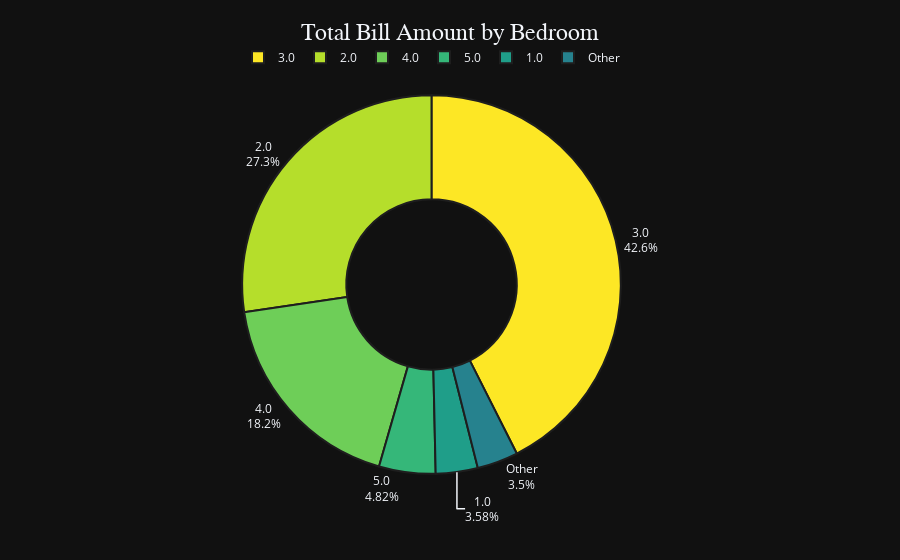

Here is the notebook cell this chart was saved with:
### Code cell
import plotly.express as px
import pandas as pd

threshold = 0.03 
counts = df['bedRoom'].value_counts(normalize=True)
small = counts[counts < threshold].index.tolist()
df_mod = df.copy()
df_mod['bedRoom_collapsed'] = df_mod['bedRoom'].astype(str)
if small:
    df_mod.loc[df_mod['bedRoom'].isin(small), 'bedRoom_collapsed'] = "Other"


collapsed_props = {}
for label in df_mod['bedRoom_collapsed'].unique():
    if label == "Other":
        collapsed_props[label] = counts[counts < threshold].sum()
    else:
        try:
            key = float(label)
        except ValueError:
            key = label
        collapsed_props[label] = counts.get(key, 0)
largest_label = max(
    (lbl for lbl in collapsed_props if lbl != "Other"),
    key=lambda l: collapsed_props.get(l, 0),
    default=None
)


fig = px.pie(
    df_mod,
    names='bedRoom_collapsed',
    title='Total Bill Amount by Bedroom',
    hole=0.45,
    color_discrete_sequence=px.colors.sequential.Viridis_r,
    labels={'bedRoom_collapsed': 'Bedrooms'}
)

fig.update_layout(
    template="plotly_dark",
    title=dict(font=dict(size=24, family="Arial"), x=0.5),
    legend=dict(
        orientation="h",
        yanchor="bottom",
        y=1.02,
        xanchor="center",
        x=0.5,
        bgcolor="rgba(0,0,0,0)",
        font=dict(size=12),
        title=None
    ),
    margin=dict(t=80, b=30, l=30, r=30)
)


pull_vals = [0.08 if lbl == largest_label else 0 for lbl in df_mod['bedRoom_collapsed'].unique()]
fig.update_traces(
    textposition="outside",
    textinfo="percent+label",
    pull=pull_vals,
    hovertemplate="<b>%{label}</b><br>Percent: %{percent:.1%}<extra></extra>",
    marker=dict(line=dict(color="#1e1e1e", width=2))
)


if "Other" in df_mod['bedRoom_collapsed'].unique():
    fig.for_each_trace(lambda t: t.update(legendrank=1) if t.name == "Other" else None)

fig.show()

### Figure 1 — Plotly figure (JSON) as saved in the notebook; plotly's stock layout.template omitted (floating-point values rounded to 4 significant figures; data arrays with more than 128 entries replaced by an {"elided": "..."} marker saying what was removed)
{"data": [{"domain": {"x": [0, 1], "y": [0, 1]}, "hole": 0.45, "hovertemplate": "<b>%{label}</b><br>Percent: %{percent:.1%}<extra></extra>", "labels": {"elided": "3545 str values"}, "legendgroup": "", "marker": {"line": {"color": "#1e1e1e", "width": 2}}, "name": "", "pull": [0, 0, 0, 0, 0.08, 0], "showlegend": true, "textinfo": "percent+label", "textposition": "outside", "type": "pie"}], "layout": {"legend": {"bgcolor": "rgba(0,0,0,0)", "font": {"size": 12}, "orientation": "h", "title": {}, "tracegroupgap": 0, "x": 0.5, "xanchor": "center", "y": 1.02, "yanchor": "bottom"}, "margin": {"b": 30, "l": 30, "r": 30, "t": 80}, "piecolorway": ["#fde725", "#b5de2b", "#6ece58", "#35b779", "#1f9e89", "#26828e", "#31688e", "#3e4989", "#482878", "#440154"], "title": {"font": {"family": "Arial", "size": 24}, "text": "Total Bill Amount by Bedroom", "x": 0.5}}}
